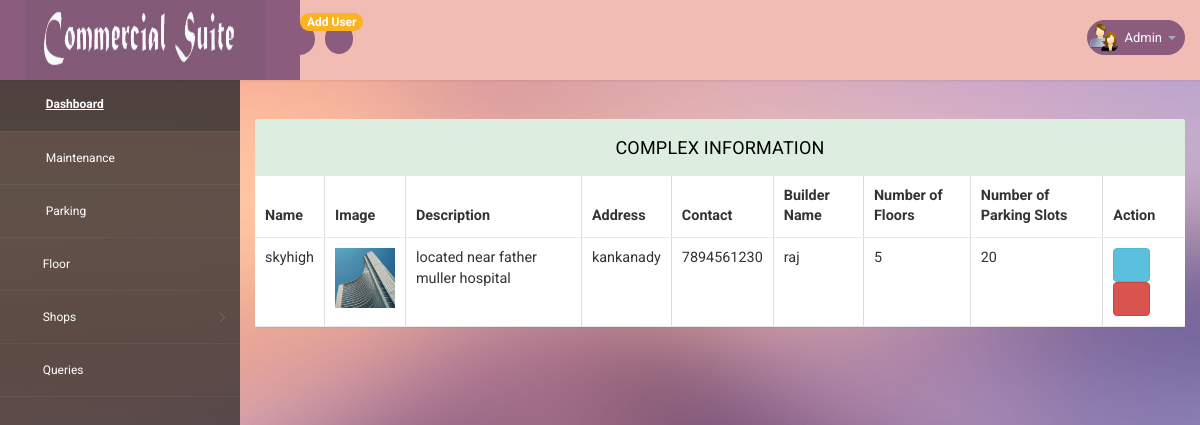
The app's page /admin/view_apartment.php (signed in) with its own data.
### tables this page shows
CREATE TABLE IF NOT EXISTS `apartment` (
  `apartment_id` int(11) NOT NULL AUTO_INCREMENT,
  `apartment_name` varchar(30) NOT NULL,
  `image` varchar(255) NOT NULL,
  `apartment_address` varchar(80) NOT NULL,
  `apartment_contact` bigint(20) NOT NULL,
  `builder_name` varchar(30) NOT NULL,
  `apartment_desc` longtext NOT NULL,
  `num_floor` int(11) NOT NULL,
  `num_slot_parking` int(11) NOT NULL,
  PRIMARY KEY (`apartment_id`)
);

### admin/view_apartment.php (the view, shortened to what this page needs)
 <?php
     include 'con_db.php';
?>
<!DOCTYPE html>
<head>
<link rel="stylesheet" href="css/bootstrap.min.css" >
<link href="css/style.css" rel='stylesheet' type='text/css' />
<link href="css/style-responsive.css" rel="stylesheet"/>
<link rel="stylesheet" href="css/font.css" type="text/css"/>
<link href="css/font-awesome.css" rel="stylesheet">
<link rel="stylesheet" href="css/morris.css" type="text/css"/>
<link rel="stylesheet" href="css/monthly.css">
</head>
<body style="background-image:url('images/rohan/7.jpg')">
<section id="container">
<?php include('header.php'); ?>
<section id="main-content">
    <section class="wrapper">
                <br>
                <?php $qry=mysqli_query($con,"SELECT * FROM apartment") or die(mysqli_error($con));
                                        $count=mysqli_num_rows($qry);
                                        if($count > 0)
                                        {
                                        ?>
        <div class="row">
        <div class="col-md-6"></div>
            <div class="col-lg-12">
                    <section class="panel">
                               <header class="panel-heading">
                           Complex Information
                        </header>
                                    <table class="table table-bordered  table-hover" style="background-color:white" border="solid green 1px">
                                        <thead>
                                            <tr>
                                                <th>Name</th>
                                                <th>Image</th>
                                                <th>Description</th>
                                                <th>Address</th>
                                                <th>Contact</th>
                                                <th>Builder Name</th>
                                                <th>Number of Floors</th>
                                                <th>Number of Parking Slots</th>
                                                <th>Action</th>
                                            </tr>
                                        </thead>
                                        <tbody>
                                         <?php $sql=mysqli_query($con,"SELECT * FROM apartment");
                                            while($row=mysqli_fetch_array($sql))
                                            {
                                          ?>
                                            <tr class="tr-shadow">
                                                <td><?php echo $row['apartment_name'];  ?></td>
                                                <td>
                                                    <img src="saved_images/<?php echo $row['image'];?>" height="60" width="60" title="Apartment Image">
                                                </td>
                                                <td class="desc"><?php echo $row['apartment_desc'];  ?></td>
                                                <td><?php echo $row['apartment_address'];  ?></td>
                                                <td>
                                                    <span class="status--process"><?php echo $row['apartment_contact'];  ?></span>
                                                </td>
                                                <td><?php echo $row['builder_name'];  ?></td>
                                                <td><?php echo $row['num_floor'];  ?></td>
                                                <td><?php echo $row['num_slot_parking'];  ?></td>
                                                <td>
                                                    <div class="table-data-feature">
                                                        <a href="up_apartment.php?id=<?php echo $row['apartment_id']; ?>" class="btn btn-info" data-placement="top" title="Edit">
                                                            <i class="fa fa-edit"></i>
                                                        </a>
                                                        <a href="delete_apartment.php?id=<?php echo $row['apartment_id']; ?>" onclick="return confirm('Are you sure to delete'); " class="btn btn-danger" data-placement="top" title="Delete">
                                                            <i class="fa fa-trash"></i>
                                                        </a>
                                                    </div>
                                                </td>
                                            </tr>
                                           <?php } ?>
                                        </tbody>
                                    </table>
                                <?php } ?>
                        </div>
</section>
</section>
</section>
</body>
</html>

### admin/css/style.css (style rules this page uses)
html, body { font-family: 'Roboto', sans-serif; font-size: 100%; overflow-x: hidden; background: url(../images/bg.jpg) no-repeat 0px 0px; background-size:cover; color: #333; }
body a { transition: 0.5s all ease; -webkit-transition: 0.5s all ease; -moz-transition: 0.5s all ease; -o-transition: 0.5s all ease; -ms-transition: 0.5s all ease; text-decoration:none; }
#main-content { margin-left:240px; -webkit-transition:all .3s ease-in-out; -moz-transition:all .3s ease-in-out; -o-transition:all .3s ease-in-out; transition:all .3s ease-in-out; }
.wrapper { display:inline-block; margin-top:80px; padding:15px; width:100%; }
.panel-heading { position: relative; height: 57px; line-height: 57px; letter-spacing: 0.2px; color: #000; font-size: 18px; font-weight: 400; padding: 0 16px; background:#ddede0; border-top-right-radius: 2px; border-top-left-radius: 2px; text-transform: uppercase; text-align: center; }
.panel { border: none ! important; }
.table>thead>tr>th { border-bottom: 1px solid #e1ab91 ! important; }
.table>tbody>tr>td, .table>tbody>tr>th, .table>tfoot>tr>td, .table>tfoot>tr>th, .table>thead>tr>td, .table>thead>tr>th { border-bottom: 1px solid #e9e9e9 ! important; }
.table > thead > tr > th, .table > tbody > tr > th, .table > tfoot > tr > th, .table > thead > tr > td, .table > tbody > tr > td, .table > tfoot > tr > td { border-top: none !important; }
.table td, .table>tbody>tr>td, .table>tbody>tr>th, .table>tfoot>tr>td, .table>tfoot>tr>th, .table>thead>tr>td, .table>thead>tr>th { padding: 10px!important; }
.table > thead > tr > th, .table > tbody > tr > th, .table > tfoot > tr > th, .table > thead > tr > td, .table > tbody > tr > td, .table > tfoot > tr > td { font-size: 0.9em; color: #333; border-top: none !important; }

### records on screen
apartment: apartment_name "skyhigh", image (picture), apartment_desc "located near father muller hospital", apartment_address "kankanady", apartment_contact "7894561230", builder_name "raj", num_floor "5", num_slot_parking "20"
